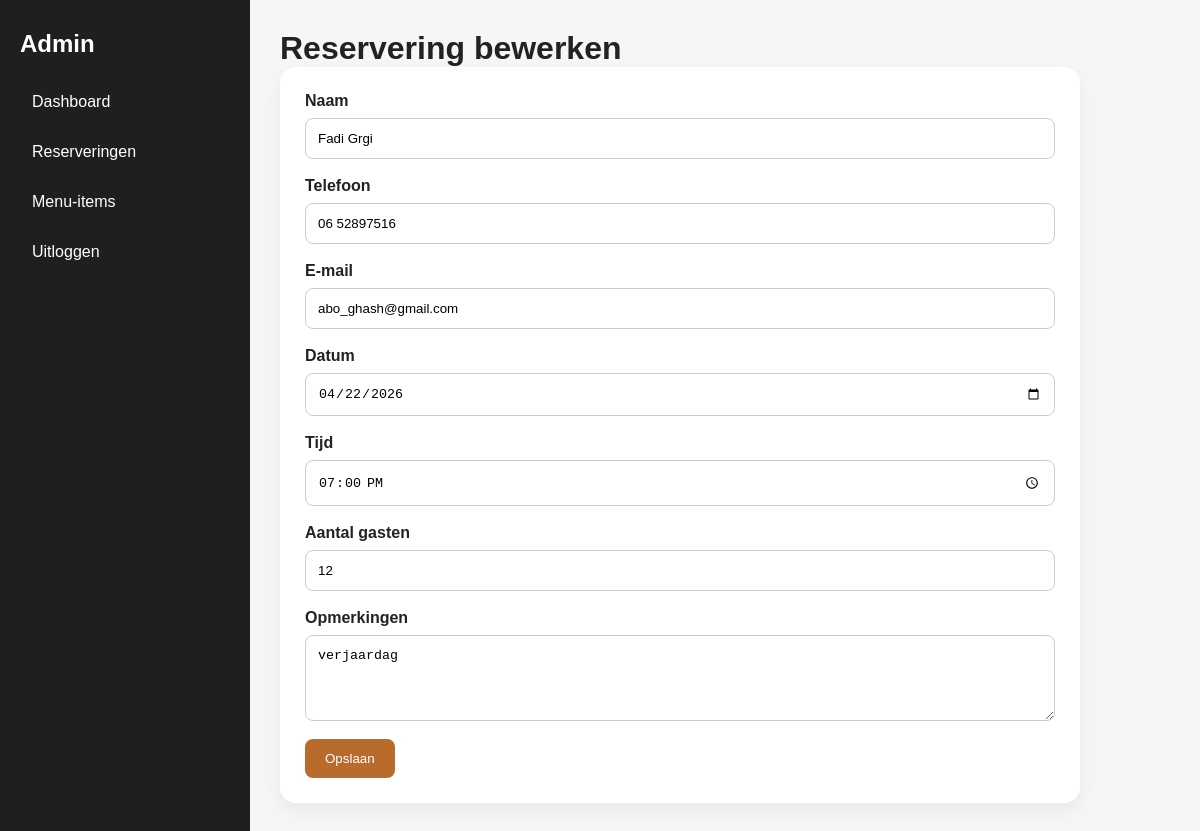
Screenshot of /admin/reservation_edit.php?id=4 (signed in) with the database file from the repository.
### tables this page shows
CREATE TABLE IF NOT EXISTS `reservations` (
  `id` int NOT NULL AUTO_INCREMENT,
  `name` varchar(150) NOT NULL,
  `phone` varchar(50) NOT NULL,
  `email` varchar(150) NOT NULL,
  `reservation_date` date NOT NULL,
  `reservation_time` time NOT NULL,
  `guests` int NOT NULL,
  `notes` text,
  `created_at` timestamp NULL DEFAULT CURRENT_TIMESTAMP,
  PRIMARY KEY (`id`)
);

### admin/reservation_edit.php (the view, shortened to what this page needs)
<?php
require_once '../config/db.php';
$id = $_GET['id'] ?? null;
$stmt = $pdo->prepare("SELECT * FROM reservations WHERE id = :id");
$stmt->execute([':id' => $id]);
$reservation = $stmt->fetch(PDO::FETCH_ASSOC);
?>
<!DOCTYPE html>
<html lang="nl">
<head>
    <link rel="stylesheet" href="../assets/css/admin.css">
</head>
<body>
    <div class="admin-layout">
        <aside class="admin-sidebar">
            <h2>Admin</h2>
            <nav>
                <a href="dashboard.php">Dashboard</a>
                <a href="reservations.php">Reserveringen</a>
                <a href="menu_items.php">Menu-items</a>
                <a href="logout.php">Uitloggen</a>
            </nav>
        </aside>
        <main class="admin-main">
            <h1>Reservering bewerken</h1>
            <form method="POST" class="admin-form-card">
                <div class="form-group">
                    <label>Naam</label>
                    <input type="text" name="name" value="<?php echo htmlspecialchars($reservation['name']); ?>" required>
                </div>
                <div class="form-group">
                    <label>Telefoon</label>
                    <input type="text" name="phone" value="<?php echo htmlspecialchars($reservation['phone']); ?>" required>
                </div>
                <div class="form-group">
                    <label>E-mail</label>
                    <input type="email" name="email" value="<?php echo htmlspecialchars($reservation['email']); ?>" required>
                </div>
                <div class="form-group">
                    <label>Datum</label>
                    <input type="date" name="reservation_date" value="<?php echo htmlspecialchars($reservation['reservation_date']); ?>" required>
                </div>
                <div class="form-group">
                    <label>Tijd</label>
                    <input type="time" name="reservation_time" value="<?php echo htmlspecialchars($reservation['reservation_time']); ?>" required>
                </div>
                <div class="form-group">
                    <label>Aantal gasten</label>
                    <input type="number" name="guests" value="<?php echo htmlspecialchars($reservation['guests']); ?>" required>
                </div>
                <div class="form-group full-width">
                    <label>Opmerkingen</label>
                    <textarea name="notes" rows="4"><?php echo htmlspecialchars($reservation['notes']); ?></textarea>
                </div>
                <button type="submit" class="btn-admin">Opslaan</button>
            </form>
        </main>
    </div>
</body>
</html>

### assets/css/admin.css (style rules this page uses)
* { margin: 0; padding: 0; box-sizing: border-box; }
body { font-family: Arial, sans-serif; background: #f4f6f8; color: #222; }
a { text-decoration: none; }
.form-group { display: flex; flex-direction: column; margin-bottom: 18px; }
.form-group label { margin-bottom: 8px; font-weight: bold; }
.form-group input, .form-group textarea, .form-group select { padding: 12px; border: 1px solid #ccc; border-radius: 8px; }
.btn-admin { display: inline-block; padding: 12px 20px; background: #b86b2b; color: #fff; border: none; border-radius: 8px; cursor: pointer; }
.admin-layout { display: flex; min-height: 100vh; }
.admin-sidebar { width: 250px; background: #1f1f1f; color: #fff; padding: 30px 20px; }
.admin-sidebar h2 { margin-bottom: 25px; }
.admin-sidebar nav { display: flex; flex-direction: column; gap: 12px; }
.admin-sidebar nav a { color: #fff; padding: 10px 12px; border-radius: 8px; }
.admin-main { flex: 1; padding: 30px; }
.stat-card, .admin-card, .admin-form-card { background: #fff; padding: 25px; border-radius: 16px; box-shadow: 0 8px 20px rgba(0,0,0,.06); }
.admin-form-card { max-width: 800px; }
.full-width { width: 100%; }

### rows the page displays
reservations: name "Fadi Grgi", phone "06 52897516", email "abo_ghash@gmail.com", reservation_date "04/22/2026", reservation_time "19:00:00", guests "12", notes "verjaardag"
